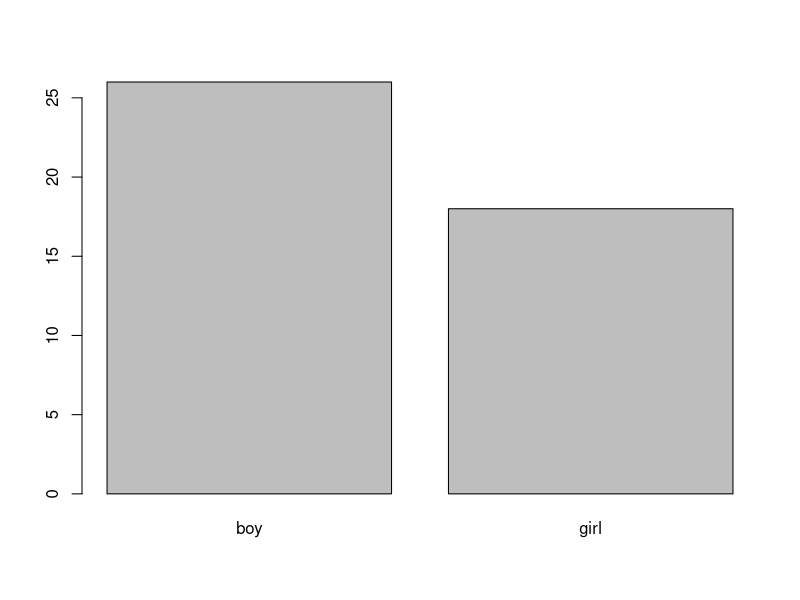

Write R code to recreate this figure.
## ---- chunk 1
knitr::opts_chunk$set(echo = TRUE)
## ---- chunk 2
x <- factor(c("girl","girl","boy", "boy", "boy", "girl","girl","boy", "boy",
"boy", "boy", "boy", "girl","girl","boy","girl","girl","boy", "boy", "boy",
"boy", "girl","girl","girl","girl","boy", "boy", "boy", "girl","boy",
"girl","boy", "boy", "boy", "boy", "boy", "girl","boy", "boy", "boy", "boy",
"girl","girl","girl"))
table(x)
prop.table(table(x))
cumsum(prop.table(table(x)))
## ---- chunk 3
barplot(table(x))
## ---- chunk 4
t.test(x = c(12, 11, 14, 8, 14, 12, 8, 7, 9, 11, 12), mu = 10)
## ---- chunk 5
x <- c(20, 21, 23, 25, 26)   # minta rögzítése
mean(x)                      # mintaátlag
sd(x)                        # minta szórása
var(x)                       # minta varianciája
## ---- chunk 6
## Ismert szórás ----------------------------
# a minta
x <- c(20, 21, 23, 25, 26)

atlag.x <- mean(x) # átlag
alfa <- 0.05       # alfa
se.x <- qnorm(1-alfa/2)*7/sqrt(length(x)) # standard hiba

# az intervallum alsó határa
atlag.x-se.x  
# az intervallum felső határa  
atlag.x+se.x    


## Ismeretlen szórás ----------------------------
# a minta
x <- c(20, 21, 23, 25, 26)
t.test(x)

atlag.x <- mean(x) # átlag
alfa <- 0.05       # alfa
s.x <- qt(p = 1-alfa/2, df = 4)*sd(x)/sqrt(length(x)) 

# az intervallum alsó határa
atlag.x-s.x  
# az intervallum felső határa  
atlag.x+s.x    
## ---- chunk 7
mu <- 172          # nullhipotézisben szereplő konstans
n <- 22            # mintelemszám
atlag.x <- 189.34  # átlag
szoras.x <- 33.65  # minta szórása
alfa <- 0.1        # alfa

t.x <- (atlag.x-mu)/(szoras.x/sqrt(n)) # próbastatisztika értéke
t.x

# 1. megoldás: hagyományos, a megtartási tartomány határaival
qt(p = alfa/2, df = n-1)   # alsó határ
qt(p = 1-alfa/2, df = n-1) # felső határ

# Mivel t.x nem esik a megtartási tartományba, ezért H1.

# 2. megoldás: p-érték alapján (kétoldali próbával)
(1-pt(q = t.x, df = n-1))*2

# Mivel p-érték kisebb, mint alfa, ezért H1.
